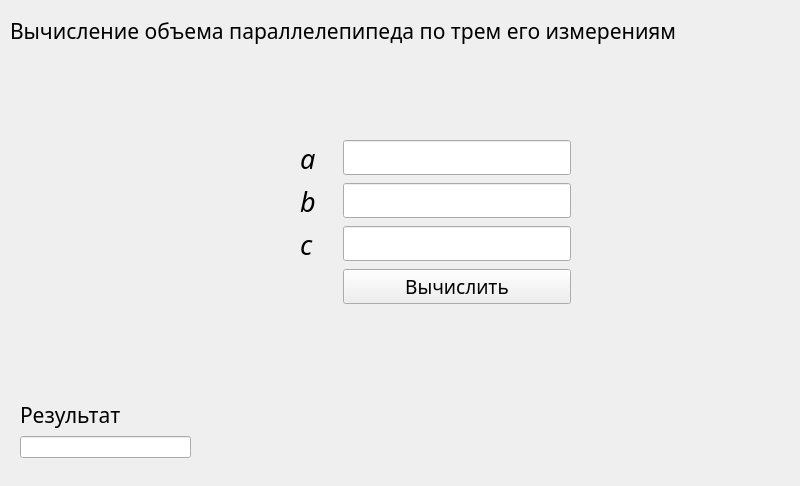
<?xml version="1.0" encoding="UTF-8"?>
<ui version="4.0">
 <class>volume_of_parallelepiped_Window</class>
 <widget class="QMainWindow" name="volume_of_parallelepiped_Window">
  <property name="geometry">
   <rect>
    <x>0</x>
    <y>0</y>
    <width>800</width>
    <height>486</height>
   </rect>
  </property>
  <property name="windowTitle">
   <string>MainWindow</string>
  </property>
  <widget class="QWidget" name="centralwidget">
   <widget class="QWidget" name="formLayoutWidget_2">
    <property name="geometry">
     <rect>
      <x>0</x>
      <y>390</y>
      <width>221</width>
      <height>91</height>
     </rect>
    </property>
    <layout class="QFormLayout" name="result_frame">
     <property name="leftMargin">
      <number>20</number>
     </property>
     <property name="topMargin">
      <number>10</number>
     </property>
     <property name="rightMargin">
      <number>30</number>
     </property>
     <property name="bottomMargin">
      <number>0</number>
     </property>
     <item row="0" column="0">
      <widget class="QLabel" name="label">
       <property name="font">
        <font>
         <family>Source Code Pro</family>
         <pointsize>16</pointsize>
        </font>
       </property>
       <property name="text">
        <string>Результат</string>
       </property>
      </widget>
     </item>
     <item row="1" column="0" colspan="2">
      <widget class="QLineEdit" name="result_text">
       <property name="text">
        <string/>
       </property>
      </widget>
     </item>
    </layout>
   </widget>
   <widget class="QLabel" name="volume_of_parallelepiped_abel">
    <property name="geometry">
     <rect>
      <x>10</x>
      <y>0</y>
      <width>781</width>
      <height>61</height>
     </rect>
    </property>
    <property name="font">
     <font>
      <family>Source Code Pro</family>
      <pointsize>16</pointsize>
     </font>
    </property>
    <property name="text">
     <string>Вычисление объема параллелепипеда по трем его измерениям</string>
    </property>
    <property name="wordWrap">
     <bool>true</bool>
    </property>
   </widget>
   <widget class="QWidget" name="formLayoutWidget">
    <property name="geometry">
     <rect>
      <x>280</x>
      <y>120</y>
      <width>321</width>
      <height>221</height>
     </rect>
    </property>
    <layout class="QFormLayout" name="input_frame">
     <property name="leftMargin">
      <number>20</number>
     </property>
     <property name="topMargin">
      <number>20</number>
     </property>
     <property name="rightMargin">
      <number>30</number>
     </property>
     <property name="bottomMargin">
      <number>20</number>
     </property>
     <item row="0" column="1">
      <widget class="QLineEdit" name="a_input">
       <property name="font">
        <font>
         <family>Source Code Pro</family>
         <pointsize>14</pointsize>
         <italic>false</italic>
         <bold>false</bold>
        </font>
       </property>
       <property name="text">
        <string/>
       </property>
      </widget>
     </item>
     <item row="0" column="0">
      <widget class="QLabel" name="a_label">
       <property name="font">
        <font>
         <family>Source Code Pro Medium</family>
         <pointsize>20</pointsize>
         <italic>true</italic>
        </font>
       </property>
       <property name="text">
        <string>a   </string>
       </property>
      </widget>
     </item>
     <item row="1" column="0">
      <widget class="QLabel" name="b_label">
       <property name="font">
        <font>
         <family>Source Code Pro Medium</family>
         <pointsize>20</pointsize>
         <italic>true</italic>
        </font>
       </property>
       <property name="text">
        <string>b   </string>
       </property>
      </widget>
     </item>
     <item row="1" column="1">
      <widget class="QLineEdit" name="b_input">
       <property name="font">
        <font>
         <family>Source Code Pro</family>
         <pointsize>14</pointsize>
         <italic>false</italic>
         <bold>false</bold>
        </font>
       </property>
       <property name="text">
        <string/>
       </property>
      </widget>
     </item>
     <item row="2" column="0">
      <widget class="QLabel" name="c_label">
       <property name="font">
        <font>
         <family>Source Code Pro Medium</family>
         <pointsize>20</pointsize>
         <italic>true</italic>
        </font>
       </property>
       <property name="text">
        <string>c</string>
       </property>
      </widget>
     </item>
     <item row="2" column="1">
      <widget class="QLineEdit" name="c_input">
       <property name="font">
        <font>
         <family>Source Code Pro</family>
         <pointsize>14</pointsize>
         <italic>false</italic>
         <bold>false</bold>
        </font>
       </property>
       <property name="text">
        <string/>
       </property>
      </widget>
     </item>
     <item row="3" column="1">
      <widget class="QPushButton" name="volume_of_parallelepiped_result_button">
       <property name="font">
        <font>
         <family>Source Code Pro Medium</family>
         <pointsize>14</pointsize>
         <bold>false</bold>
        </font>
       </property>
       <property name="text">
        <string>Вычислить</string>
       </property>
      </widget>
     </item>
    </layout>
   </widget>
   <widget class="QLabel" name="img">
    <property name="geometry">
     <rect>
      <x>330</x>
      <y>40</y>
      <width>221</width>
      <height>91</height>
     </rect>
    </property>
    <property name="text">
     <string/>
    </property>
    <property name="pixmap">
     <pixmap>../../../formula11.png</pixmap>
    </property>
    <property name="alignment">
     <set>Qt::AlignmentFlag::AlignCenter</set>
    </property>
   </widget>
  </widget>
 </widget>
 <resources/>
 <connections/>
</ui>
